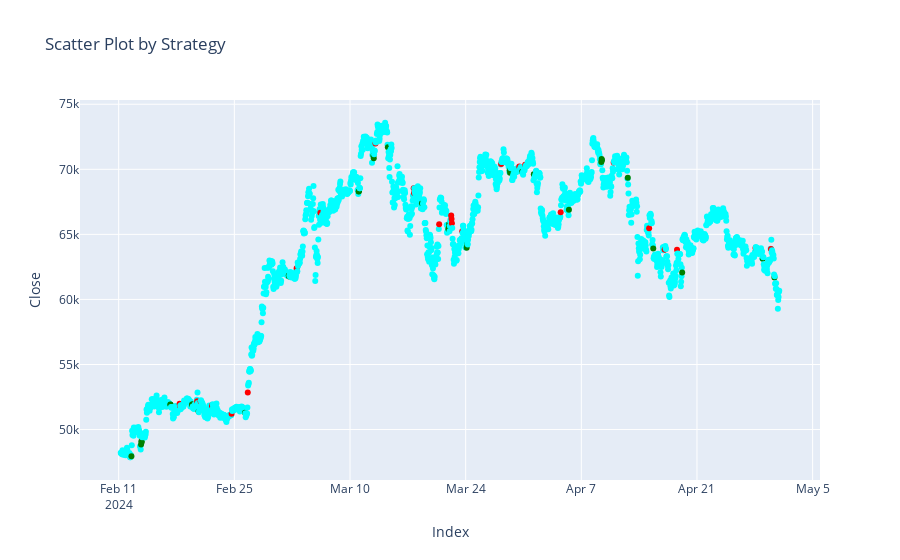

Here is the notebook cell this chart was saved with:
### Code cell
import pandas as pd
import plotly.graph_objects as go

# Define colors based on strategy
colors = activities['strategy'].map({'Buy': 'green', 'Sell': 'red'}).fillna('cyan')

# Create scatter plot
fig = go.Figure()

fig.add_trace(go.Scatter(
    x=activities.index,
    y=activities['close'],
    mode='markers',  # Use markers to create a scatter plot
    marker=dict(color=colors),  # Assign colors based on strategy
    # text=df['Strategy'],  # Optionally, display the strategy as hover text
))

# Update layout if needed
fig.update_layout(
    title="Scatter Plot by Strategy",
    xaxis_title="Index",
    yaxis_title="Close",
    legend_title="Strategy",
)

# Show plot
fig.show()

### Figure 1 — Plotly figure (JSON) as saved in the notebook; plotly's stock layout.template omitted (floating-point values rounded to 4 significant figures; data arrays with more than 128 entries replaced by an {"elided": "..."} marker saying what was removed)
{"data": [{"marker": {"color": {"elided": "1914 str values"}}, "mode": "markers", "type": "scatter", "x": {"elided": "1914 str values"}, "y": {"elided": "1914 float values"}}], "layout": {"autosize": true, "legend": {"title": {"text": "Strategy"}}, "title": {"text": "Scatter Plot by Strategy"}, "xaxis": {"autorange": true, "range": ["2024-02-06 12:32:56.5659", "2024-05-05 16:27:03.4341"], "title": {"text": "Index"}, "type": "date"}, "yaxis": {"autorange": true, "range": [45750.0, 75700.0], "title": {"text": "Close"}, "type": "linear"}}}
